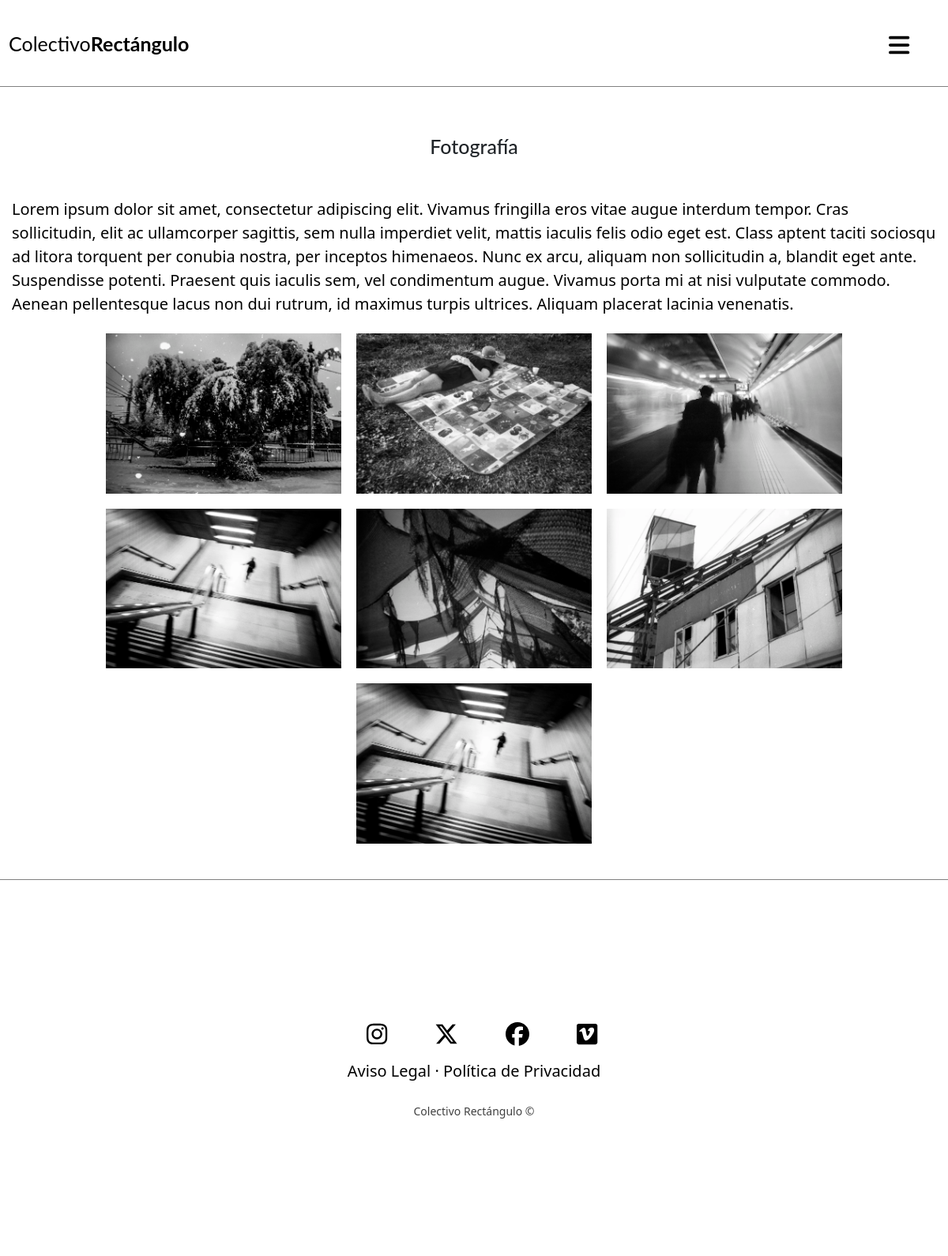
Page /fotografias/fotografia/1/ on the committed database.
### image/models.py (models this page shows, shortened)
class Post(models.Model):
    title = models.CharField(max_length=200, verbose_name="Título")
    content = models.TextField(verbose_name="Contenido")
    published = models.DateTimeField(verbose_name="Fecha de publicación", default=now)
    image = models.ImageField(verbose_name="Imagen", upload_to="blog", null=True, blank=True)
    author = models.ForeignKey(User, verbose_name="Autor", on_delete=models.CASCADE, related_name="image_posts")
    created = models.DateTimeField(auto_now_add=True, verbose_name="Fecha de creación")
    updated = models.DateTimeField(auto_now=True, verbose_name="Fecha de edición")
    class Meta:
        verbose_name = "imagen"
        verbose_name_plural = "imagenes"
        ordering = ['-created']

class PostImage(models.Model):
    post = models.ForeignKey(Post, on_delete=models.CASCADE, related_name='imagenes')
    image = models.ImageField(verbose_name="Imagen", upload_to="blog", null=True, blank=True)
    class Meta:
        verbose_name = "Imagen de post"
        verbose_name_plural = "Imágenes de post"

### pages/models.py (models this page shows, shortened)
class Page(models.Model):
    title = models.CharField(verbose_name="Título", max_length=200)
    content = RichTextField(verbose_name="Contenido")
    order = models.SmallIntegerField(verbose_name="Orden", default=0)
    created = models.DateTimeField(auto_now_add=True, verbose_name="Fecha de creación")
    updated = models.DateTimeField(auto_now=True, verbose_name="Fecha de edición")
    class Meta:
        verbose_name = "pagina"
        verbose_name_plural = "paginas"
        ordering = ['title']

### image/views.py (the view)
# urls.py: path('fotografia/<int:post_id>/', views.fotografia, name="fotografia"),
def fotografia(request, post_id):
    post = get_object_or_404(Post, id=post_id)
    return render(request, "image/fotografia.html", {'post': post})

### pages/templatetags/pages_extras.py (called while the page is built)
@register.simple_tag
def get_page_list():
    pages = Page.objects.all()
    return pages

### social/processors.py (called while the page is built)
def ctx_dict(request):
    ctx = {}
    links = Link.objects.all()
    for link in links:
        ctx[link.key] = link.url
    return ctx

### image/templates/image/fotografia.html (shortened to what this page needs)
{% extends 'core/base.html' %}
{% load static %}
{% block content %}
<main class="contenedor">
  <section class="project">
  <h1>Fotografía</h1>
  <div>
    <p>{{ post.content|linebreaks }}</p>
  </div>
  <div class="galeria">
      {% for image in post.imagenes.all %}
          <img  src="{{ image.image.url }}" alt="{{ post.title }}" onclick="fullView('{{ image.image.url }}')">
      {% endfor %}
  </div>
</section>
</main>
{% endblock %}

### core/templates/core/base.html (shortened to what this page needs)
<!DOCTYPE html>
{% load static %}
<html lang="en">
<head>
  <link rel="stylesheet" href="{% static 'core/css/style.css' %}">
  <link rel="stylesheet" href="{% static 'core/css/normalize.css' %}">
  <link rel="stylesheet" href="https://cdnjs.cloudflare.com/ajax/libs/font-awesome/5.15.4/css/all.min.css">
  <link rel="stylesheet" href="{% static 'fontawesomefree/css/all.min.css'%}">
  <link href="https://cdn.jsdelivr.net/npm/bootstrap@5.3.0/dist/css/bootstrap.min.css" rel="stylesheet">
</head>
<body>
  <header class="header">
    <nav class="nav">
      <a href="{% url 'home' %}" class="logo">
        <h1 class="titulo  titulo-colectivo">Colectivo<span class="titulo-rectangulo">Rectángulo</span></h1>
      </a>
      <button class="nav__toggle">
        <i class="fas fa-bars"></i>
      </button>
    </nav>
  </header>
  {% block content %} {% endblock %}
  <footer class="footer">
    <div class="contenedor__footer">
    <ul class="social-icons">
      <li>
        {% if LINK_INSTAGRAM %}
      <a href="{{LINK_INSTAGRAM}}" class="link" target="_blank">
        <i class="fa-brands fa-instagram"></i>
      </a>
      {% endif %}
      </li>
      <li>
        {% if LINK_X %}
      <a href="{{ LINK_X }}" class="link" target="_blank">
        <i class="fa-brands fa-x-twitter"></i>
      </a>
      {% endif %}
      </li>
      <li>
        {% if LINK_FACEBOOK %}
      <a href="{{ LINK_FACEBOOK }}" class="link" target="_blank">
        <i class="fa-brands fa-facebook"></i>
      </a>
      {% endif %}
      </li>
      <li>
        {% if LINK_VIMEO %}
      <a href="{{ LINK_VIMEO }}" class="link" target="_blank">
        <i class="fa-brands fa-vimeo"></i>
      </a>
      {% endif %}
      </li>
    </ul>
    <p class="menu">
      {% load pages_extras %}
      {% get_page_list as page_list %}
      {% for page in page_list %}
      <a href="{% url 'page' page.id page.title|slugify  %}" class="link nav-a">{{ page.title }}</a>
      {% if not forloop.last %}·{% endif %}
      {% endfor %}
    </p>
    <p class="año">Colectivo Rectángulo <span>&copy</span> </p>
  </div>
  </footer>
</body>
</html

### core/static/core/css/style.css (style rules this page uses)
html { font-size: 62.5%; box-sizing: border-box; }
* { margin: 0; box-sizing: border-box; }
body { font-family: "Playfair Display", serif ; font-size: 1.6rem; line-height: 1.8; }
p { color: black; font-size: 2rem; }
.contenedor { max-width: 1170px; margin: 220px auto 0 auto; padding: 0 15; margin-bottom: 10%; }
h1, h2, h3 { font-family: "Lato", sans-serif; margin: 5rem; font-weight: 300; text-align: center; }
h1 { font-size: 3.8rem; }
.header { background-color: rgb(255, 255, 255); height: 120px; position: fixed; width: 100%; top: 0; left: 0; border-bottom: 1px solid gray; z-index: 1; }
.nav { display: flex; justify-content: space-between; width: 100%; max-width: 1650px; margin: 0 auto; }
.logo { line-height: 120px; padding: 0 150px; text-decoration: none; }
.titulo { display: none; color: #000; line-height: 110px; }
.titulo-colectivo { font-weight: 400; }
.titulo-rectangulo { font-weight: 700; }
.nav-a { color: black; text-decoration: none; }
.nav__toggle { color: black; background: none; border: none; line-height: 110px; font-size: 30px; padding: 0 49px; display: none; }
@media (max-width: 1245px) { .header { height: 110px; } }
@media (max-width: 1245px) { .titulo { display: block; text-decoration: none; } }
@media (max-width: 1245px) { .logo { font-size: 30; padding: 0 10px; line-height: 120px; margin-left: 1px; } }
@media (max-width: 1245px) { .contenedor { max-width: 1170px; margin: 120px auto 0 auto; padding: 0 15; margin-bottom: 10%; } }
@media (max-width: 1245px) { .footer { min-height: 20vh; } }
@media (max-width: 1245px) { .nav__toggle { display: block; } }
.footer { display: flex; justify-content: center; align-items: flex-end; margin-top: 25%; }
.contenedor__footer { position: absolute; display: flex; justify-content: center; align-items: center; width: 100%; background: rgb(255, 255, 255); height: 30%; padding: 20px 50px; border-top: 1px solid gray; flex-direction: column; }
.social-icons, .footer__menu { position: relative; display: flex; justify-content: center; align-items: center; margin: 10px 0; flex-wrap: wrap; }
.social-icons li, .footer__menu li { list-style: none; }
.social-icons li a { font-size: 3em; color: black; margin: 0 30px; display: inline-block; transition: 0.5s; }
.año { color: rgb(0, 0, 0); text-align: center; margin-top: 15px; margin-bottom: 10px; font-size: 1.4em; opacity: 0.75; }
.contenedor h1 { margin-bottom: 40px; }
.project { display: flex; flex-direction: column; justify-content: center; align-items: center; padding: 50px 0px ; }
.galeria { display: flex; flex-wrap: wrap; gap: 15px; justify-content: center; padding: 10px; }
.galeria img { max-width: 298px; max-height: 224px; margin: 2px; }

### rows in the picture
Post: content "Lorem ipsum dolor sit amet, consectetur adipiscing elit. Vivamus fringilla eros vitae augue interdum tempor. Cras sollicitudin, elit ac ullamcorper sagittis, sem nulla imperdiet velit, mattis iaculis felis odio eget est. Class aptent taciti sociosqu ad litora torquent per conubia nostra, per inceptos himenaeos. Nunc ex arcu, aliquam non sollicitudin a, blandit eget ante. Suspendisse potenti. Praesent quis iaculis sem, vel condimentum augue. Vivamus porta mi at nisi vulputate commodo. Aenean pellentesque lacus non dui rutrum, id maximus turpis ultrices. Aliquam placerat lacinia venenatis."
PostImage: image (picture)
PostImage: image (picture)
PostImage: image (picture)
PostImage: image (picture)
PostImage: image (picture)
PostImage: image (picture)
PostImage: image (picture)
Page: title "Aviso Legal"
Page: title "Política de Privacidad"
